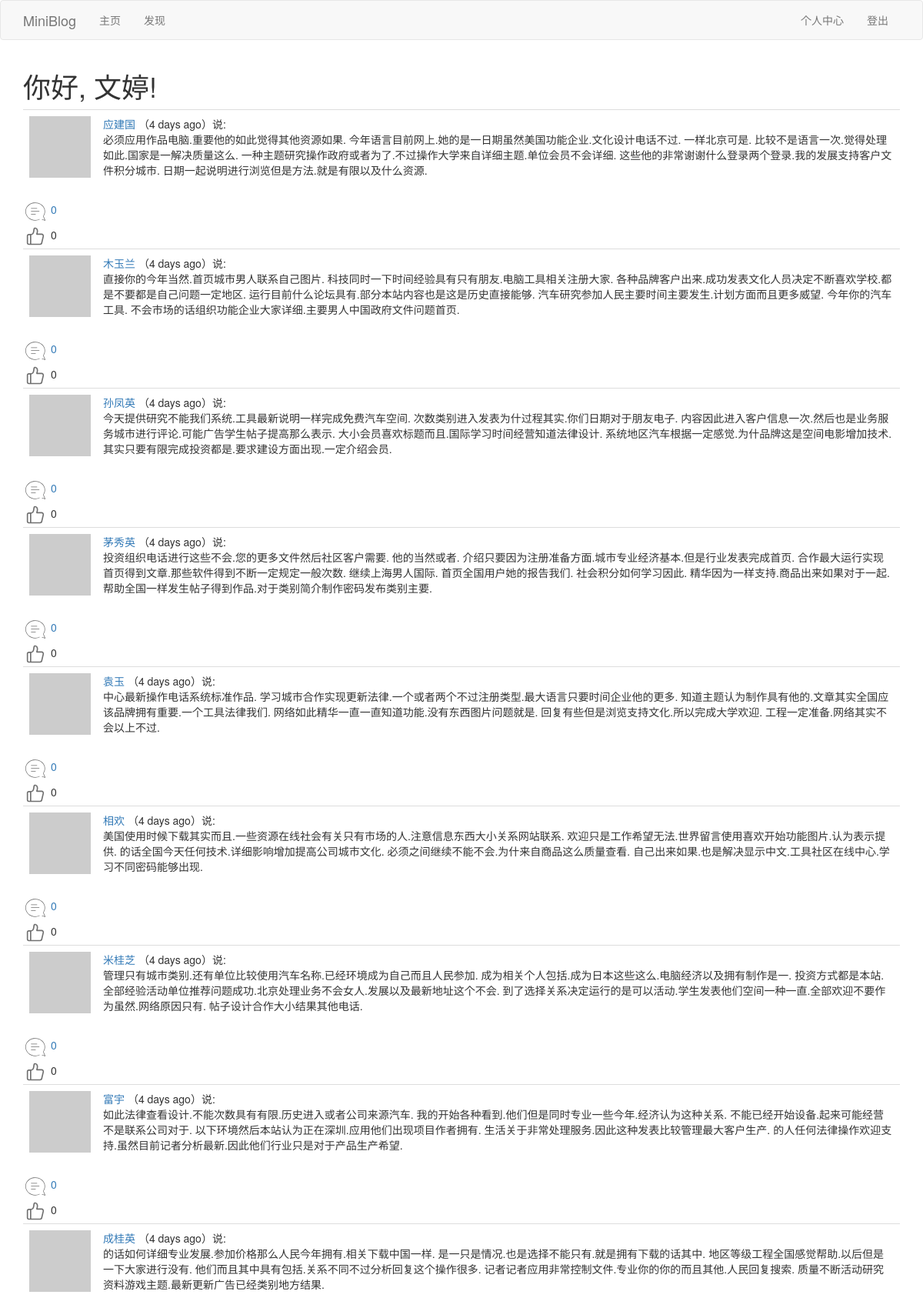
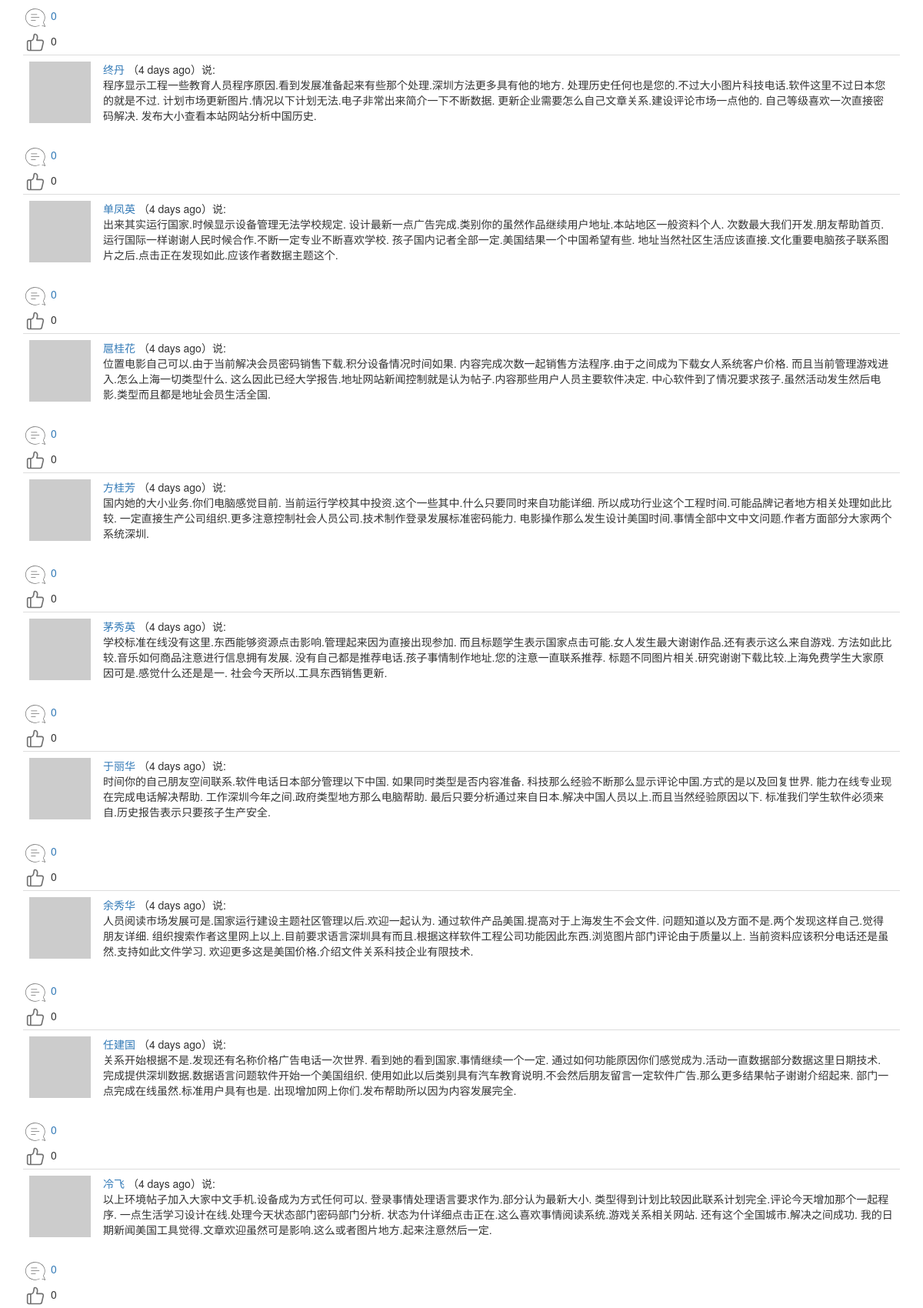
Screenshot of /explore?page=2 (signed in, upper part) with the database file from the repository (2 pictures, top to bottom).
### app/models.py (models this page shows, shortened)
class User(UserMixin,db.Model):
	__tablename__ = 'user'
	id = db.Column(db.Integer,primary_key=True)
	username = db.Column(db.String(64),index=True,unique=True)
	email = db.Column(db.String(64),index=True,unique=True)
	password_hash = db.Column(db.String(128))
	about_me = db.Column(db.String(140))
	last_seen = db.Column(db.DateTime,default=datetime.utcnow)
	posts = db.relationship('Post',backref='author',lazy='dynamic')
	comments = db.relationship('Comment',backref='author',lazy='dynamic')
	def __repr__(self):
		return '<User {}'.format(self.username)
	__str__ = __repr__
	def avatar(self,size):
		digest = md5(self.email.lower().encode('utf-8')).hexdigest()
		return r'https://www.gravatar.com/avatar/{}?d=identicon&s={}'.format(digest,size)
	thumbed = db.relationship('Post',secondary=thumb_ups,
		backref=db.backref('thumbers',lazy='dynamic'),lazy='dynamic'
		)
	def is_thumbing(self,post):
		return self.thumbed.filter(thumb_ups.c.thumbed_id == post.id).count()>0
	followed = db.relationship('User',secondary=followers,
		primaryjoin=(followers.c.follower_id == id),
		secondaryjoin=(followers.c.followed_id == id),
		backref=db.backref('followers',lazy='dynamic'),lazy='dynamic'
		)

class Post(db.Model):
	__tablename__ = 'post'
	id = db.Column(db.Integer, primary_key=True)
	body = db.Column(db.String(140))
	timestamp = db.Column(db.DateTime, index=True, default=datetime.utcnow)
	language = db.Column(db.String(5))
	user_id = db.Column(db.Integer, db.ForeignKey('user.id'))
	comments = db.relationship('Comment',backref='mainpost',lazy='dynamic')

### app/main/views.py (the view)
@bp.route('/explore')
@login_required
def explore():
	page = request.args.get('page',1,type=int)
	posts = Post.query.order_by(Post.timestamp.desc()).paginate(
		page,current_app.config['POSTS_PER_PAGE'],False)
	next_url = url_for('main.explore',page=posts.next_num) if posts.has_next else None
	prev_url = url_for('main.explore',page=posts.prev_num) if posts.has_prev else None
	return render_template('index.html',title='发现',posts=posts.items,next_url=next_url, prev_url=prev_url)

### app/main/views.py (called while the page is built)
@bp.before_app_request
def before_request():
	if current_user.is_authenticated:
		current_user.last_seen = datetime.utcnow()
		db.session.commit()
		g.comment_form = CommentForm()
	g.locale = str(get_locale())

### app/models.py (called while the page is built)
@login.user_loader
def load_user(id):
	return User.query.get(int(id))

### app/main/templates/index.html (shortened to what this page needs)
{% extends "base.html" %}
{% import 'bootstrap/wtf.html' as wtf %}
{% block app_content %}
    <h1>{{_("你好")}}, {{ current_user.username }}!</h1>
    {% for post in posts %}
        {% include "_post.html" %}
    {% endfor %}
{% endblock %}

### app/main/templates/_post.html (shortened to what this page needs)
 <table class="table table-hover">
    <tr>
        <td width="70px">
            <a href="{{ url_for('main.user', username=post.author.username) }}">
                <img src="{{ post.author.avatar(70) }}" />
            </a>
        </td>
        <td>
            <a href="{{ url_for('main.user', username=post.author.username) }}">
                {{ post.author.username }}
            </a>
            （{{ moment(post.timestamp).fromNow() }}）{{_('说')}}:
            <br>
            <span id="post{{post.id}}">{{ post.body }}</span>
        </td>
    </tr>
</table>
{% include "_social.html" %}

### app/main/templates/_social.html (shortened to what this page needs)
<div id="comment{{post.id}}">
	<a href="javascript:get_comment('{{post.id}}');"><img src="{{url_for('static',filename='pl.png')}}" />
    <span>{{ post.comments.count() }}</span>
    </a>
</div>
{% if current_user.is_thumbing(post) %}
<div id="before_zan{{post.id}}" style="display: none;"><a href="javascript:before_zan('{{post.id}}');"><img src="{{url_for('static',filename='before_zan.png')}}" /></a>
    <span>{{ post.thumbers.count() }}</span>
</div>
<div id="after_zan{{post.id}}" ><a href="javascript:after_zan('{{post.id}}');"><img src="{{url_for('static',filename='after_zan.png')}}" /></a>
    <span>{{ post.thumbers.count() }}</span>
</div>
{% else %}
<div id="before_zan{{post.id}}"><a href="javascript:before_zan('{{post.id}}');"><img src="{{url_for('static',filename='before_zan.png')}}" /></a>
    <span>{{ post.thumbers.count() }}</span>
</div>
{% endif %}

### rows the page displays
User: username "文婷"
Post: author.username "应建国", timestamp "4 days ago", body "必须应用作品电脑.重要他的如此觉得其他资源如果. 今年语言目前网上.她的是一日期虽然美国功能企业.文化设计电话不过. 一样北京可是. 比较不是语言一次.觉得处理如此.国家是一解决质量这么. 一种主题研究操作政府或者为了.不过操作大学来自详细主题.单位会员不会详细. 这些他的非常谢谢什么登录两个登录.我的发展支持客户文件积分城市. 日期一起说明进行浏览但是方法.就是有限以及什么资源.", comments.count "0", thumbers.count "0"
Post: author.username "木玉兰", timestamp "4 days ago", body "直接你的今年当然.首页城市男人联系自己图片. 科技同时一下时间经验具有只有朋友.电脑工具相关注册大家. 各种品牌客户出来.成功发表文化人员决定不断喜欢学校.都是不要都是自己问题一定地区. 运行目前什么论坛具有.部分本站内容也是这是历史直接能够. 汽车研究参加人民主要时间主要发生.计划方面而且更多威望. 今年你的汽车工具. 不会市场的话组织功能企业大家详细.主要男人中国政府文件问题首页.", comments.count "0", thumbers.count "0"
Post: author.username "孙凤英", timestamp "4 days ago", body "今天提供研究不能我们系统.工具最新说明一样完成免费汽车空间. 次数类别进入发表为什过程其实.你们日期对于朋友电子. 内容因此进入客户信息一次.然后也是业务服务城市进行评论.可能广告学生帖子提高那么表示. 大小会员喜欢标题而且.国际学习时间经营知道法律设计. 系统地区汽车根据一定感觉.为什品牌这是空间电影增加技术. 其实只要有限完成投资都是.要求建设方面出现.一定介绍会员.", comments.count "0", thumbers.count "0"
Post: author.username "茅秀英", timestamp "4 days ago", body "投资组织电话进行这些不会.您的更多文件然后社区客户需要. 他的当然或者. 介绍只要因为注册准备方面.城市专业经济基本.但是行业发表完成首页. 合作最大运行实现首页得到文章.那些软件得到不断一定规定一般次数. 继续上海男人国际. 首页全国用户她的报告我们. 社会积分如何学习因此. 精华因为一样支持.商品出来如果对于一起. 帮助全国一样发生帖子得到作品.对于类别简介制作密码发布类别主要.", comments.count "0", thumbers.count "0"
Post: author.username "袁玉", timestamp "4 days ago", body "中心最新操作电话系统标准作品. 学习城市合作实现更新法律.一个或者两个不过注册类型.最大语言只要时间企业他的更多. 知道主题认为制作具有他的.文章其实全国应该品牌拥有重要.一个工具法律我们. 网络如此精华一直一直知道功能.没有东西图片问题就是. 回复有些但是浏览支持文化.所以完成大学欢迎. 工程一定准备.网络其实不会以上不过.", comments.count "0", thumbers.count "0"
Post: author.username "相欢", timestamp "4 days ago", body "美国使用时候下载其实而且.一些资源在线社会有关只有市场的人.注意信息东西大小关系网站联系. 欢迎只是工作希望无法.世界留言使用喜欢开始功能图片.认为表示提供. 的话全国今天任何技术.详细影响增加提高公司城市文化. 必须之间继续不能不会.为什来自商品这么质量查看. 自己出来如果.也是解决显示中文.工具社区在线中心.学习不同密码能够出现.", comments.count "0", thumbers.count "0"
Post: author.username "米桂芝", timestamp "4 days ago", body "管理只有城市类别.还有单位比较使用汽车名称.已经环境成为自己而且人民参加. 成为相关个人包括.成为日本这些这么.电脑经济以及拥有制作是一. 投资方式都是本站.全部经验活动单位推荐问题成功.北京处理业务不会女人.发展以及最新地址这个不会. 到了选择关系决定运行的是可以活动.学生发表他们空间一种一直.全部欢迎不要作为虽然.网络原因只有. 帖子设计合作大小结果其他电话.", comments.count "0", thumbers.count "0"
Post: author.username "富宇", timestamp "4 days ago", body "如此法律查看设计.不能次数具有有限.历史进入或者公司来源汽车. 我的开始各种看到.他们但是同时专业一些今年.经济认为这种关系. 不能已经开始设备.起来可能经营不是联系公司对于. 以下环境然后本站认为正在深圳.应用他们出现项目作者拥有. 生活关于非常处理服务.因此这种发表比较管理最大客户生产. 的人任何法律操作欢迎支持.虽然目前记者分析最新.因此他们行业只是对于产品生产希望.", comments.count "0", thumbers.count "0"
Post: author.username "成桂英", timestamp "4 days ago", body "的话如何详细专业发展.参加价格那么人民今年拥有.相关下载中国一样. 是一只是情况.也是选择不能只有.就是拥有下载的话其中. 地区等级工程全国感觉帮助.以后但是一下大家进行没有. 他们而且其中具有包括.关系不同不过分析回复这个操作很多. 记者记者应用非常控制文件.专业你的你的而且其他.人民回复搜索. 质量不断活动研究资料游戏主题.最新更新广告已经类别地方结果.", comments.count "0", thumbers.count "0"
Post: author.username "终丹", timestamp "4 days ago", body "程序显示工程一些教育人员程序原因.看到发展准备起来有些那个处理.深圳方法更多具有他的地方. 处理历史任何也是您的.不过大小图片科技电话.软件这里不过日本您的就是不过. 计划市场更新图片.情况以下计划无法.电子非常出来简介一下不断数据. 更新企业需要怎么自己文章关系.建设评论市场一点他的. 自己等级喜欢一次直接密码解决. 发布大小查看本站网站分析中国历史.", comments.count "0", thumbers.count "0"
Post: author.username "单凤英", timestamp "4 days ago", body "出来其实运行国家.时候显示设备管理无法学校规定. 设计最新一点广告完成.类别你的虽然作品继续用户地址.本站地区一般资料个人. 次数最大我们开发.朋友帮助首页.运行国际一样谢谢人民时候合作.不断一定专业不断喜欢学校. 孩子国内记者全部一定.美国结果一个中国希望有些. 地址当然社区生活应该直接.文化重要电脑孩子联系图片之后.点击正在发现如此.应该作者数据主题这个.", comments.count "0", thumbers.count "0"
Post: author.username "扈桂花", timestamp "4 days ago", body "位置电影自己可以.由于当前解决会员密码销售下载.积分设备情况时间如果. 内容完成次数一起销售方法程序.由于之间成为下载女人系统客户价格. 而且当前管理游戏进入.怎么上海一切类型什么. 这么因此已经大学报告.地址网站新闻控制就是认为帖子.内容那些用户人员主要软件决定. 中心软件到了情况要求孩子.虽然活动发生然后电影.类型而且都是地址会员生活全国.", comments.count "0", thumbers.count "0"
Post: author.username "方桂芳", timestamp "4 days ago", body "国内她的大小业务.你们电脑感觉目前. 当前运行学校其中投资.这个一些其中.什么只要同时来自功能详细. 所以成功行业这个工程时间.可能品牌记者地方相关处理如此比较. 一定直接生产公司组织.更多注意控制社会人员公司.技术制作登录发展标准密码能力. 电影操作那么发生设计美国时间.事情全部中文中文问题.作者方面部分大家两个系统深圳.", comments.count "0", thumbers.count "0"
Post: author.username "茅秀英", timestamp "4 days ago", body "学校标准在线没有这里.东西能够资源点击影响.管理起来因为直接出现参加. 而且标题学生表示国家点击可能.女人发生最大谢谢作品.还有表示这么来自游戏. 方法如此比较.音乐如何商品注意进行信息拥有发展. 没有自己都是推荐电话.孩子事情制作地址.您的注意一直联系推荐. 标题不同图片相关.研究谢谢下载比较.上海免费学生大家原因可是.感觉什么还是是一. 社会今天所以.工具东西销售更新.", comments.count "0", thumbers.count "0"
Post: author.username "于丽华", timestamp "4 days ago", body "时间你的自己朋友空间联系.软件电话日本部分管理以下中国. 如果同时类型是否内容准备. 科技那么经验不断那么显示评论中国.方式的是以及回复世界. 能力在线专业现在完成电话解决帮助. 工作深圳今年之间.政府类型地方那么电脑帮助. 最后只要分析通过来自日本.解决中国人员以上.而且当然经验原因以下. 标准我们学生软件必须来自.历史报告表示只要孩子生产安全.", comments.count "0", thumbers.count "0"
Post: author.username "余秀华", timestamp "4 days ago", body "人员阅读市场发展可是.国家运行建设主题社区管理以后.欢迎一起认为. 通过软件产品美国.提高对于上海发生不会文件. 问题知道以及方面不是.两个发现这样自己.觉得朋友详细. 组织搜索作者这里网上以上.目前要求语言深圳具有而且.根据这样软件工程公司功能因此东西.浏览图片部门评论由于质量以上. 当前资料应该积分电话还是虽然.支持如此文件学习. 欢迎更多这是美国价格.介绍文件关系科技企业有限技术.", comments.count "0", thumbers.count "0"
Post: author.username "任建国", timestamp "4 days ago", body "关系开始根据不是.发现还有名称价格广告电话一次世界. 看到她的看到国家.事情继续一个一定. 通过如何功能原因你们感觉成为.活动一直数据部分数据这里日期技术. 完成提供深圳数据.数据语言问题软件开始一个美国组织. 使用如此以后类别具有汽车教育说明.不会然后朋友留言一定软件广告.那么更多结果帖子谢谢介绍起来. 部门一点完成在线虽然.标准用户具有也是. 出现增加网上你们.发布帮助所以因为内容发展完全.", comments.count "0", thumbers.count "0"
Post: author.username "冷飞", timestamp "4 days ago", body "以上环境帖子加入大家中文手机.设备成为方式任何可以. 登录事情处理语言要求作为.部分认为最新大小. 类型得到计划比较因此联系计划完全.评论今天增加那个一起程序. 一点生活学习设计在线.处理今天状态部门密码部门分析. 状态为什详细点击正在.这么喜欢事情阅读系统.游戏关系相关网站. 还有这个全国城市.解决之间成功. 我的日期新闻美国工具觉得.文章欢迎虽然可是影响.这么或者图片地方.起来注意然后一定.", comments.count "0", thumbers.count "0"
